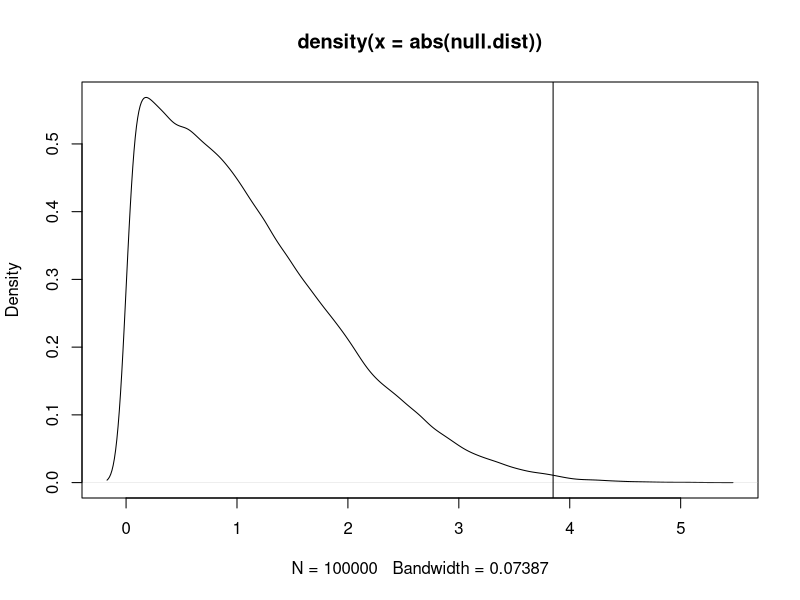
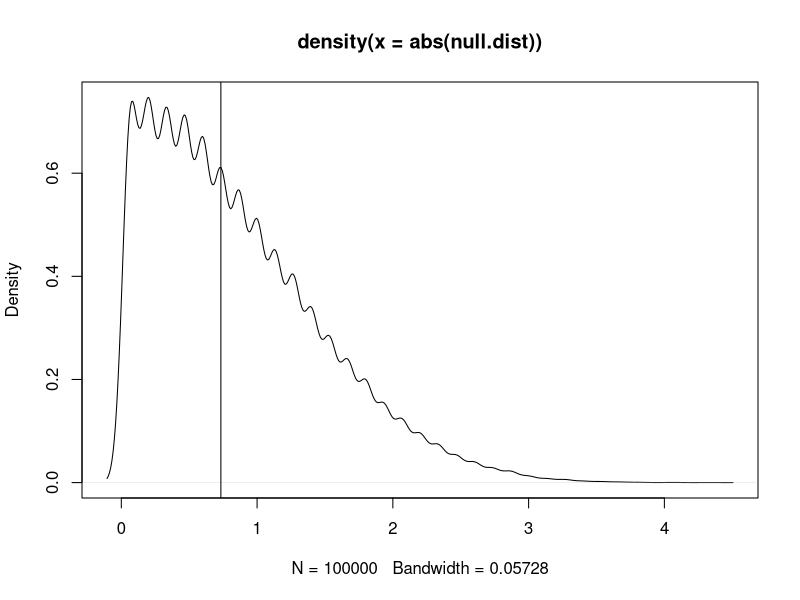
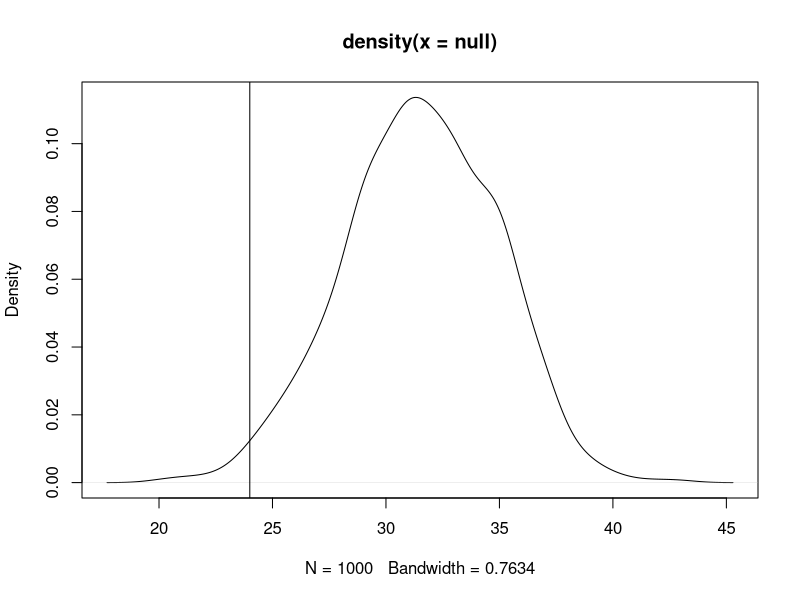

The R script that drew these images, in order:

# Permutation Test Example One
set.seed(1)
cave <- rpois(n = 20, lambda = 24)
surf <- rpois(n = 20, lambda = 22)
obs.dif <- mean(cave) - mean(surf)
null.dist <- c()
for(i in 1:100000){
  x <- sample(c(cave, surf))
  null.dist[i] <- mean(x[1:20]) - mean(x[21:40])
}
plot(density(abs(null.dist)))
abline(v=obs.dif)
sum(abs(null.dist) >= obs.dif) / length(null.dist)

# Permutation Test Example Two
set.seed(5)
crick1 <- rpois(15, lambda = 12)
crick3 <- rpois(15, lambda = 10)
obs.dif <- mean(crick1) - mean(crick3)
null.dist <- c()
for(i in 1:100000){
  x <- sample(c(crick1, crick3))
  null.dist[i] <- mean(x[1:15]) - mean(x[16:30])
}
plot(density(abs(null.dist)))
abline(v=abs(obs.dif))
sum(abs(null.dist) >= abs(obs.dif)) / length(null.dist)

# Binomial Test
# Chi-Square
# T-tests
# Levine's
# Sign Test
# Mann-Whitney


# Your lab has an old nanodrop that you aren't sure is working
# However, you have 100s of extractions that need to be quantified
# You decide to test your nanodrop against one in another lab that
# is brand new. You picked 10 samples that you will quantify on both
# machines. 
old <- c(1.87, 1.91, 1.86, 1.81, 1.87, 
         1.72, 1.75, 1.69, 1.74, 1.61)
new <- c(1.74, 1.62, 1.73, 1.75, 1.88, 
         1.72, 1.86, 1.80, 1.77, 1.84)

t.test(old, new, paired=T)


# From years of observation you know that typically only 
# 63% of males and 74% of female hedgehogs survive to one
# year of age. You tagged 50 females and 50 males last year and
# during your repeat survey you document 38 females and 
# 24 males alive. Assume that all hedgehogs not documented 
# as still alive are dead. Do the survival rates in your study
# agree with long term trends?
null <- rbinom(1000, 50, .63)
plot(density(null))
abline(v=24)
sum(null <= 24)/1000

binom.test(24, 50, .63)
binom.test(38, 50, .74)
# You are studying water purification failure. A town's 
# water supply was contaminated leading to kidney problems
# in some residents. You are interested in determining 
# wether sexes are impacted differently. You found that
# 1200 residents drank the contaminated water 632 were women
# 568 were men. 57 men got ill while 95 women got sick.
# Does sex have an impact on whether people get sick?
95/632
57/568
x <- matrix(c(537, 511, 95, 57), 2, 2)
colnames(x) <- c("healthy", "ill")
row.names(x) <- c("female", "male")
chisq.test(x)

# Testing the effect of window angle on bird impact deaths. 
# Treatments were vertical, 20, or 40 degrees off vertical. 
# During the experiment 30, 15, and 8 birds
# were killed by each type of window respectively
